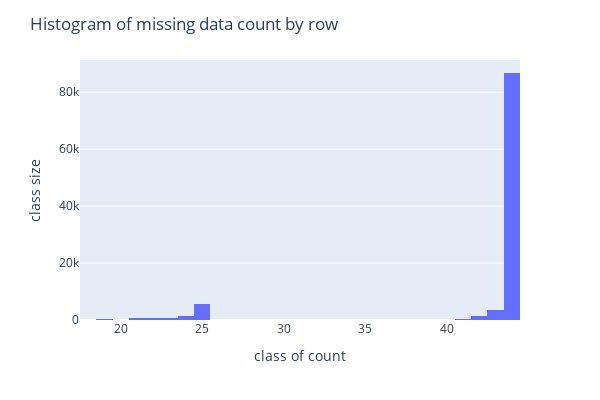

This figure's notebook cell:
### Code cell
fig = px.histogram(df_info_by_row, x="filling_factor")
fig.update_layout(title="Histogram of missing data count by row", yaxis_title="class size", xaxis_title="class of count", width=600, height=400)
fig.show()

### Figure 1 — Plotly figure (JSON) as saved in the notebook; plotly's stock layout.template omitted (floating-point values rounded to 4 significant figures; data arrays with more than 128 entries replaced by an {"elided": "..."} marker saying what was removed)
{"data": [{"alignmentgroup": "True", "bingroup": "x", "hovertemplate": "filling_factor=%{x}<br>count=%{y}<extra></extra>", "legendgroup": "", "marker": {"color": "#636efa", "pattern": {"shape": ""}}, "name": "", "offsetgroup": "", "orientation": "v", "showlegend": false, "type": "histogram", "x": {"elided": "102251 int values"}, "xaxis": "x", "yaxis": "y"}], "layout": {"barmode": "relative", "height": 400, "legend": {"tracegroupgap": 0}, "margin": {"t": 60}, "title": {"text": "Histogram of missing data count by row"}, "width": 600, "xaxis": {"anchor": "y", "domain": [0, 1], "title": {"text": "class of count"}}, "yaxis": {"anchor": "x", "domain": [0, 1], "title": {"text": "class size"}}}}
